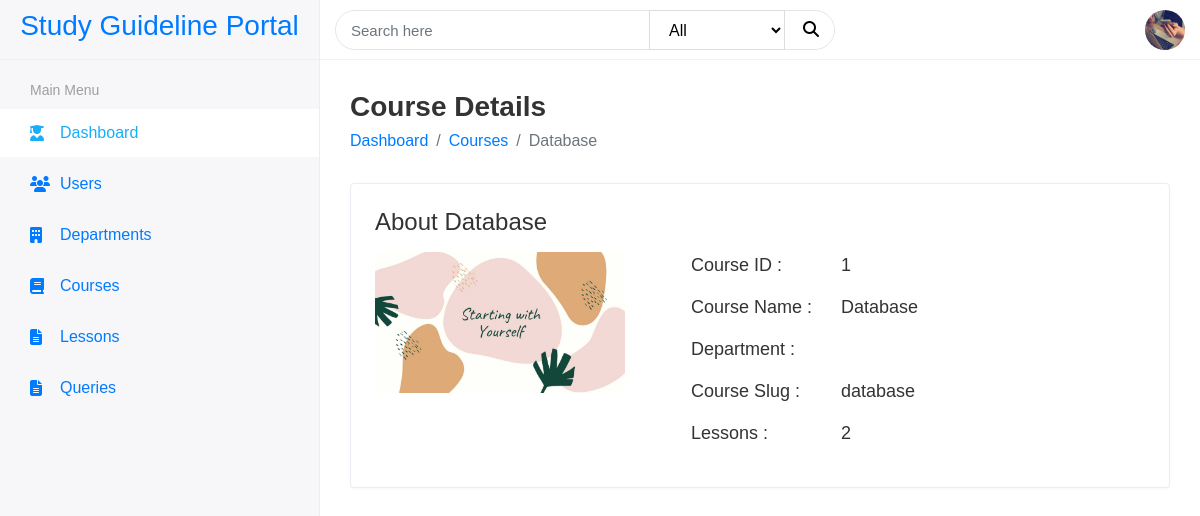
Screenshot of /admin1/course-details/database (signed in) with the database file from the repository.
### StudyGuidelinePortal/models.py (models this page shows, shortened)
class Profile(models.Model):
    def renameImage(self, filename):
        ext = filename.split('.')[-1]
        filename = f'{self.user.username}.{ext}'
        return os.path.join('images/user_profile/', filename)
    user = models.OneToOneField(User, on_delete=models.CASCADE)
    profile_pic = models.ImageField(
        upload_to=renameImage, default='images/user_profile/default_user.jpg', null=True)
    auth_token = models.CharField(max_length=100)
    is_verified = models.BooleanField(default=False)

class Course(models.Model):
    course_id = models.AutoField(primary_key=True)
    course_name = models.CharField(max_length=200)
    course_pic = models.ImageField(
        upload_to='images/course/', default=None, null=True)
    department = models.ForeignKey(
        Department, on_delete=models.CASCADE, default=None)
    course_slug = AutoSlugField(
        populate_from='course_name', unique=True, null=True, default=None)

### AdminPanel/views.py (the view)
def courseDetails(request, course_slug):
    if not request.user.is_anonymous and request.user.is_superuser:
        course = Course.objects.get(course_slug=course_slug)
        no_of_lessons = len(Lesson.objects.filter(course=course))
        context = {
            'course': course,
            'no_of_lessons': no_of_lessons,
        }
        return render(request, 'course/course-details.html', context)
    else:
        messages.error(request, 'Acess denied. Try again')
        return redirect('AdminLogin')

### AdminPanel/templates/course/course-details.html (shortened to what this page needs)
{% extends "adminbase.html" %}
{% load static %}
{% block content %}
<div class="page-wrapper">
    <div class="content container-fluid">
        <div class="page-header">
            <div class="row">
                <div class="col-sm-12">
                    <h3 class="page-title">Course Details</h3>
                    <ul class="breadcrumb">
                        <li class="breadcrumb-item"><a href="/admin1">Dashboard</a></li>
                        <li class="breadcrumb-item"><a href="/admin1/courses/">Courses</a></li>
                        <li class="breadcrumb-item active">{{course.course_name}}</li>
                    </ul>
                </div>
            </div>
        </div>
        <div class="card">
            <div class="card-body">
                <div class="row">
                    <div class="col-md-12">
                        <div class="about-info">
                            <h4>About {{course.course_name}}</h4>
                            <div class="media mt-3">
                                <img src="/media/{{course.course_pic}}/" class="mr-3" alt="...">
                                <div class="media-body">
                                    <ul>
                                        <li>
                                            <span class="title-span">Course ID : </span>
                                            <span class="info-span">{{course.course_id}}</span>
                                        </li>
                                        <li>
                                            <span class="title-span">Course Name : </span>
                                            <span class="info-span">{{course.course_name}}</span>
                                        </li>
                                        <li>
                                            <span class="title-span">Department : </span>
                                        </li>
                                        <li>
                                            <span class="title-span">Course Slug : </span>
                                            <span class="info-span">{{course.course_slug}}</span>
                                        </li>
                                        <li>
                                            <span class="title-span">Lessons : </span>
                                            <span class="info-span">{{no_of_lessons}}</span>
                                        </li>
                                    </ul>
                                </div>
                            </div>
                        </div>
                    </div>
                </div>
            </div>
        </div>
    </div>
</div>
{% endblock content %}

### AdminPanel/templates/adminbase.html (shortened to what this page needs)
<!DOCTYPE html>
<html lang="en">
{% load static %}
<head>
    <link rel="stylesheet" href="{% static '/plugins/bootstrap/css/bootstrap.min.css' %}">
    <link href="{% static '/fontawesome/css/all.css' %} " rel="stylesheet">
    <link rel="stylesheet" href="{% static '/css/style1.css' %}">
</head>
<body>
    <div class="main-wrapper">
        <div class="header">
            <div class="header-left">
                <a href="/admin1" class="logo">
                    <h3 class="text-center">Study Guideline Portal</h3>
                </a>
            </div>
            <div class="top-nav-search">
                <form method="get" action="{% url 'HandleMainSearch' %}">
                    <input type="text" class="form-control" name="search-query" placeholder="Search here" required>
                    <select name="search-for" id="search-for">
                        <option value="all">All</option>
                    </select>
                    <button class="btn" type="submit"><i class="fas fa-search"></i></button>
                </form>
            </div>
            <ul class="nav user-menu">
                <li class="nav-item dropdown has-arrow">
                    <div class="dropdown">
                        <img class="admin-profile-img" src="{{user.profile.profile_pic.url}}" alt=""
                            class="dropdown-toggle" data-bs-toggle="dropdown" aria-expanded="false">
                    </div>
                </li>
            </ul>
        </div>
        <div class="sidebar" id="sidebar">
            <div class="sidebar-inner slimscroll">
                <div id="sidebar-menu" class="sidebar-menu">
                    <ul>
                        <li class="menu-title">
                            <span>Main Menu</span>
                        </li>
                        <li class="submenu active">
                            <a href="{% url 'Dashboard' %}"><i class="fas fa-user-graduate"></i> <span> Dashboard</span>
                                </a>
                        </li>
                        <li class="submenu">
                            <a href="{% url 'Users' %}"><i class="fas fa-users"></i> <span>Users</span> </a>
                        </li>
                        <li class="submenu">
                            <a href="{% url 'Departments' %}"><i class="fa fa-building" ></i> <span>Departments</span>
                                </a>
                        </li>
                        <li class="submenu">
                            <a href="{% url 'Courses' %}"><i class="fa fa-book"></i> <span>Courses</span> </a>
                        </li>
                        <li class="submenu">
                            <a href="{% url 'Lessons' %}"><i class="fa fa-file-text"></i> <span>Lessons</span> </a>
                        </li>
                        <li class="submenu">
                            <a href="{% url 'Queries' %}"><i class="fa fa-file-text"></i> <span>Queries</span> </a>
                        </li>
                    </ul>
                </div>
            </div>
        </div>
        {% block content %}
        {% endblock content %}
    </div>
</body>
</html>

### AdminPanel/static/css/style1.css (style rules this page uses)
html { height: 100%; }
body { background-color: #fff; color: #333; font-family: 'Poppins', sans-serif; font-size: 1rem; height: 100%; line-height: 1.5; overflow-x: hidden; }
h1, h2, h3, h4, h5, h6 { font-family: 'Poppins', sans-serif; margin-top: 0; }
img { vertical-align: middle; border-style: none; }
.main-wrapper { width: 100%; height: 100vh; min-height: 100vh; }
.header { background-color: #fff; border-bottom: 1px solid #f3f3f4; left: 0; position: fixed; right: 0; top: 0; z-index: 1001; height: 60px; }
.admin-profile-img { height: 40px; width: 40px; margin-top: 10px; border-radius: 50%; }
.header .header-left { float: left; height: 60px; padding: 0 20px; position: relative; width: 320px; z-index: 1; transition: all 0.2s ease-in-out; background-color: #f7f7fa; border-bottom: 1px solid #efefef; border-right: 1px solid #ececf5; display: flex; align-items: center; }
.header-left .logo { display: block; margin: auto; }
.top-nav-search { float: left; margin-left: 15px; }
.top-nav-search form { margin-top: 10px; position: relative; width: 500px; }
.top-nav-search .form-control { background-color: transparent; border-color: rgba(0, 0, 0, 0.1); border-radius: 50px; color: black; height: 40px; padding: 10px 50px 10px 15px; }
.top-nav-search form select { background-color: transparent; border-color: transparent; color: black; margin: auto 40px; min-height: 40px; padding: 7px 15px; position: absolute; right: 10px; top: 0; border: 1px solid #ddd; }
.top-nav-search .btn { background-color: transparent; border-color: transparent; color: black; min-height: 40px; padding: 7px 15px; position: absolute; right: 0; top: 0; }
.user-menu { float: right; margin: 0; position: relative; z-index: 99; padding-right: 15px; }
.sidebar { background-color: #f7f7fa; border-right: 1px solid #ececf5; bottom: 0; left: 0; margin-top: 0; position: fixed; top: 60px; transition: all 0.2s ease-in-out 0s; width: 320px; z-index: 1001; }
.sidebar-inner { height: 100%; min-height: 100%; transition: all 0.2s ease-in-out 0s; }
.sidebar-menu { padding: 15px; }
.sidebar-menu ul { font-size: 15px; list-style-type: none; margin: 0; padding: 0; position: relative; }
.sidebar-menu>ul>li { margin-bottom: 3px; position: relative; }
.menu-title { color: #9e9e9e; display: flex; font-size: 14px; opacity: 1; padding: 5px 15px; white-space: nowrap; }
.sidebar-menu>ul>li>a { font-size: 16px; height: auto; text-decoration: none; align-items: center; display: flex; justify-content: flex-start; padding: 12px 15px; position: relative; transition: all 0.2s ease-in-out 0s; }
.sidebar-menu li.active>a { background-color: #fff; color: #18aefa; position: relative; margin: 0px -15px; padding-left: 30px; }
.sidebar-menu ul li a i { display: inline-block; font-size: 16px; line-height: 24px; text-align: left; vertical-align: middle; width: 20px; transition: all 0.2s ease-in-out 0s; }
.sidebar .sidebar-menu>ul>li>a span { transition: all 0.2s ease-in-out 0s; display: inline-block; margin-left: 10px; white-space: nowrap; }
.page-wrapper { margin-left: 320px; padding-top: 60px; position: relative; transition: all 0.4s ease; }
.page-wrapper>.content { padding: 1.875rem 1.875rem 0; }
.page-header { margin-bottom: 1.875rem; }
.page-title { font-size: 28px; font-weight: 600; color: #333; margin-bottom: 5px; }
.page-header .breadcrumb { background-color: transparent; color: #6c757d; font-size: 1rem; font-weight: 500; margin-bottom: 0; padding: 0; }
.breadcrumb-item.active { color: #6c757d; }
.card { border: 1px solid #ececf5; box-shadow: 0 1px 3px 0 rgba(0, 0, 0, 0.03); margin-bottom: 1.875rem; }
.card-body { padding: 1.5rem; }
.about-info img { width: 250px; }
.about-info ul li { font-size: 18px; margin: 0px 0px 15px 10px; display: flex; }
.title-span { font-weight: 500; width: 150px; }
input[type=text], input[type=password] { -webkit-appearance: none; -moz-appearance: none; appearance: none; }
.form-control { border: 1px solid #ddd; box-shadow: none; color: #333; font-size: 15px; height: 40px; }

### rows the page displays
Course: course_name "Database", course_pic (picture), course_id "1", course_slug "database"

### other values shown
{{ no_of_lessons }} "2"
